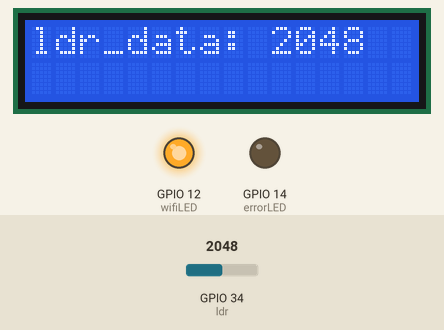
Recording of a sketch running on a simulated ESP32. Shown: 16×2 character LCD, output pins drawn as LEDs (lit = HIGH). The test bench sets the inputs (shaded band); at power-on: GPIO 34 (ldr) = 2048. WiFi joins after 1.5 s; servers stay silent unless stated; what the sketch prints to the serial monitor is not drawn.

Above: at 3.2 s.
3.3 s: GPIO 34 (ldr) set to 2866
At 4.6 s:
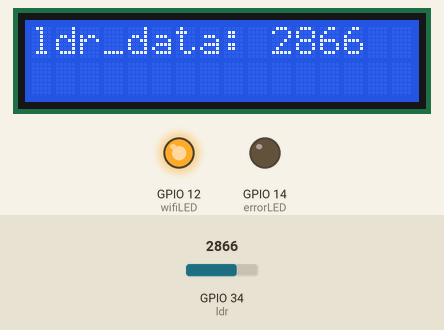
5.0 s: GPIO 34 (ldr) set to 3603
At 6.6 s:
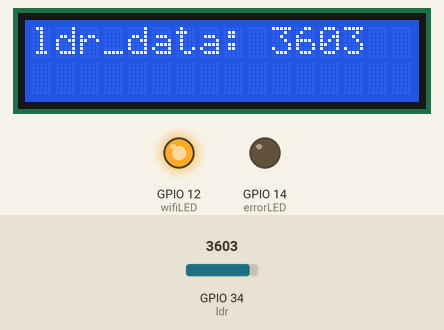
7.4 s: GPIO 34 (ldr) set to 4095
At 9.8 s:
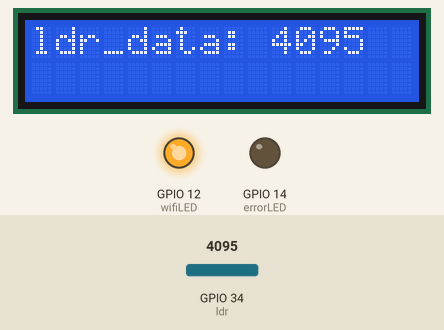
Timing chart, 0 to 11.3 s (numbered marks = the images above; inputs shaded):
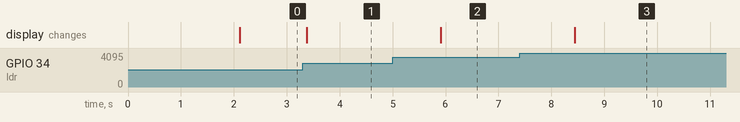

Measured:
- after the input at 3.3 s, the display: changes after 0.08 s (image 1)
- after the input at 5.0 s, the display: changes after 0.91 s (image 2)
- after the input at 7.4 s, the display: changes after 1.0 s (image 3)

The sketch:

ldr_blinds.ino
```cpp
#include <WiFi.h>
#include <LiquidCrystal_I2C.h>
#include <Firebase_ESP_Client.h>
#include "addons/TokenHelper.h"
#include "addons/RTDBHelper.h"

#define ldr 34
#define errorLED 14
#define wifiLED 12

#define SSID "Brayden (2)"
#define WIFI_PASS "12345678"
#define API_KEY "AIzaSyC46BgxFQAMZo9Ibco7ZgtrDIn02ojc6Wg"
#define DATABASE_URL "https://smart-blinds-rtdb-default-rtdb.firebaseio.com/"

FirebaseData fbdo;
FirebaseAuth auth;
FirebaseConfig config;

bool signupOK = false;


int lcdColumns = 16;
int lcdRows = 2;
LiquidCrystal_I2C lcd(0x27, lcdColumns, lcdRows);

int lastRecord = 0;

void setup() {
  Serial.begin(115200);
  pinMode(ldr, INPUT);
  pinMode(errorLED, OUTPUT);
  pinMode(wifiLED, OUTPUT);

  //initialize the lcd
  lcd.init();
  lcd.backlight();
  lcd.setCursor(0, 0);

  //Ensure wifiLED is off until a connection begins
  digitalWrite(wifiLED,LOW);

  lcd.print(String("connecting to: ") + SSID);
  WiFi.mode(WIFI_STA);
  WiFi.begin(SSID, WIFI_PASS);
  Serial.print("Connecting to WiFi ..");
  while (WiFi.status() != WL_CONNECTED) {
    Serial.print('.');
    delay(1000);
  }
  Serial.println(WiFi.localIP());
  digitalWrite(wifiLED,HIGH);
  lcd.clear();

  //set up database
  config.api_key = API_KEY;
  config.database_url = DATABASE_URL;
  if(Firebase.signUp(&config, &auth, "", "")) {
      signupOK = true;
  } else{
    digitalWrite(errorLED, HIGH);
  }

  config.token_status_callback = tokenStatusCallback;
  Firebase.begin(&config, &auth);
  Firebase.reconnectWiFi(true);
}


void loop() {
  lcd.clear();
  lcd.setCursor(0,0);
  int ldr_data = analogRead(ldr);
  lcd.print(String("ldr_data: ") + ldr_data);


  delay(100);
  if(Firebase.ready() && signupOK) {
    if(Firebase.RTDB.setInt(&fbdo, "Sensor/ldr_data", ldr_data)) {
      Serial.print(ldr_data);
      Serial.println(" - saved to the database");
    }
  }
  delay(1000);

}
```
